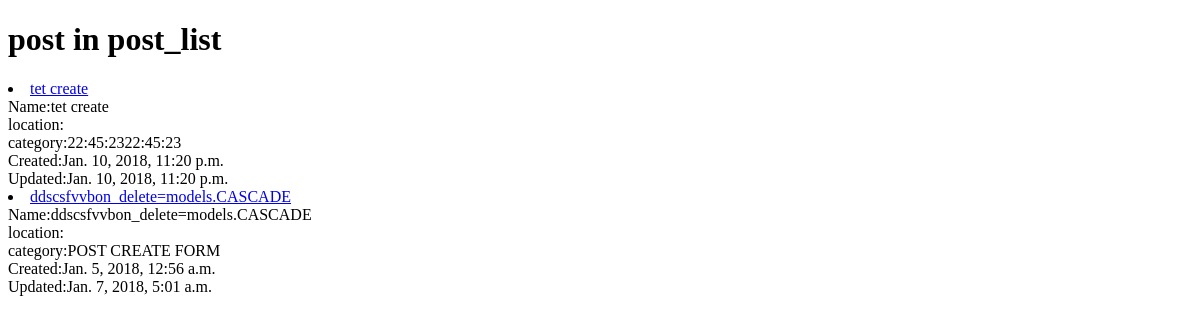
/dashboard/bich/ (signed in), run on an earlier commit of the app's database.
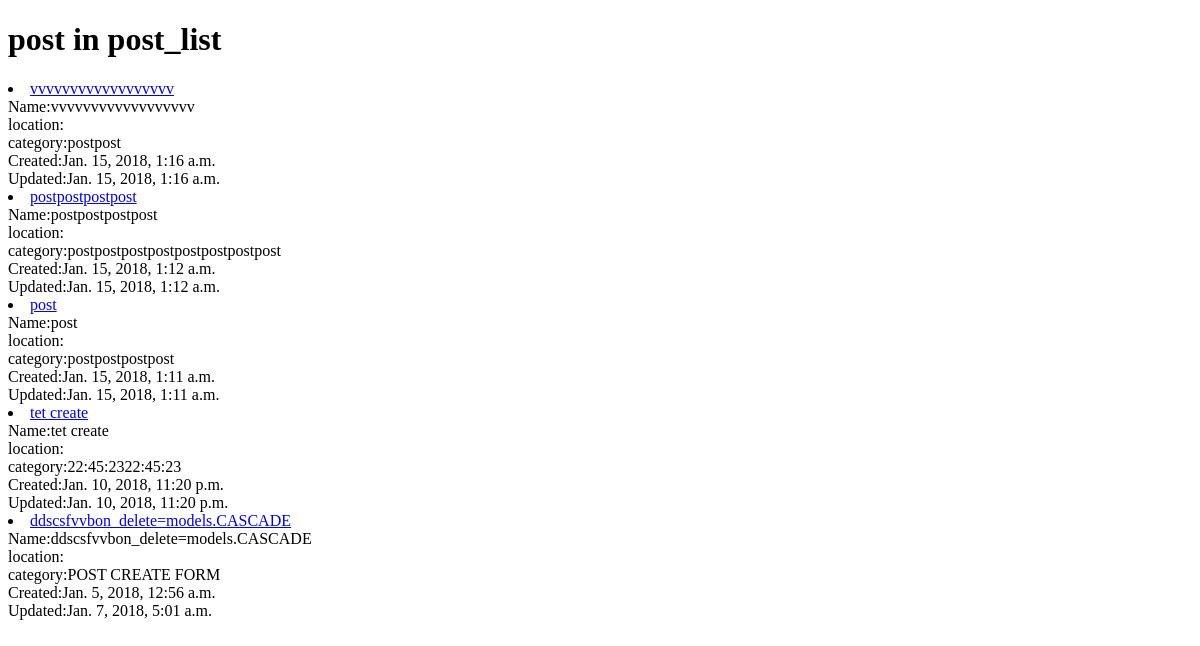
And on a later commit of the database.
### Main/models.py (models this page shows, shortened)
class Post(models.Model):
    owner =  models.ForeignKey(User, on_delete=models.CASCADE)
    title = models.CharField(max_length=200)
    slug      =      models.SlugField(unique=True,blank=True, null=True)
    image = models.ImageField(upload_to=upload_location)
    image_2 = models.ImageField(upload_to=upload_location)
    image_3 = models.ImageField(upload_to=upload_location,blank=True, null=True)
    description = models.TextField()
    size_of_land = models.CharField(max_length=150)
    location_details = models.CharField(max_length=300)
    price = models.CharField(max_length=150)
    features = models.TextField()
    updated = models.DateTimeField(auto_now=True, auto_now_add=False)
    timestamp = models.DateTimeField(auto_now=False, auto_now_add=True)
    def __str__(self):
        return self.title
    def get_absolute_url(self):
        return reverse("Main:post_detail",kwargs={"slug":self.slug})
    class Meta:
        ordering = ["-timestamp", "-updated"]

### dashboard/views.py (the view)
class DashboardPostListView(LoginRequiredMixin,ListView):
    template_name = 'Dashboard/listings.html'
    def get_queryset(self):
        return Post.objects.filter(owner=self.request.user)

### Main/templates/Main/post_list.html (shortened to what this page needs)
<!DOCTYPE html>
<html lang="en">
<head>
</head>
<body>
    <h1> post in post_list</h1>
    {% for post in post_list %}
    <li><a href="{{ post.get_absolute_url }}">{{ post }}</a></li>
   Name:{{ post.title }} <br>   location:{{ post.location }} <br> category:{{ post.description }}  <br> Created:{{ post.timestamp }} <br>Updated:{{ post.updated }}
    {% endfor %}
</body>
</html>

What changed in the data, as far as the page shows it:
added Post: title "vvvvvvvvvvvvvvvvvv", description "postpost", timestamp "Jan. 15, 2018, 1:16 a.m.", updated "Jan. 15, 2018, 1:16 a.m."
added Post: title "postpostpostpost", description "postpostpostpostpostpostpostpost", timestamp "Jan. 15, 2018, 1:12 a.m.", updated "Jan. 15, 2018, 1:12 a.m."
added Post: title "post", description "postpostpostpost", timestamp "Jan. 15, 2018, 1:11 a.m.", updated "Jan. 15, 2018, 1:11 a.m."
